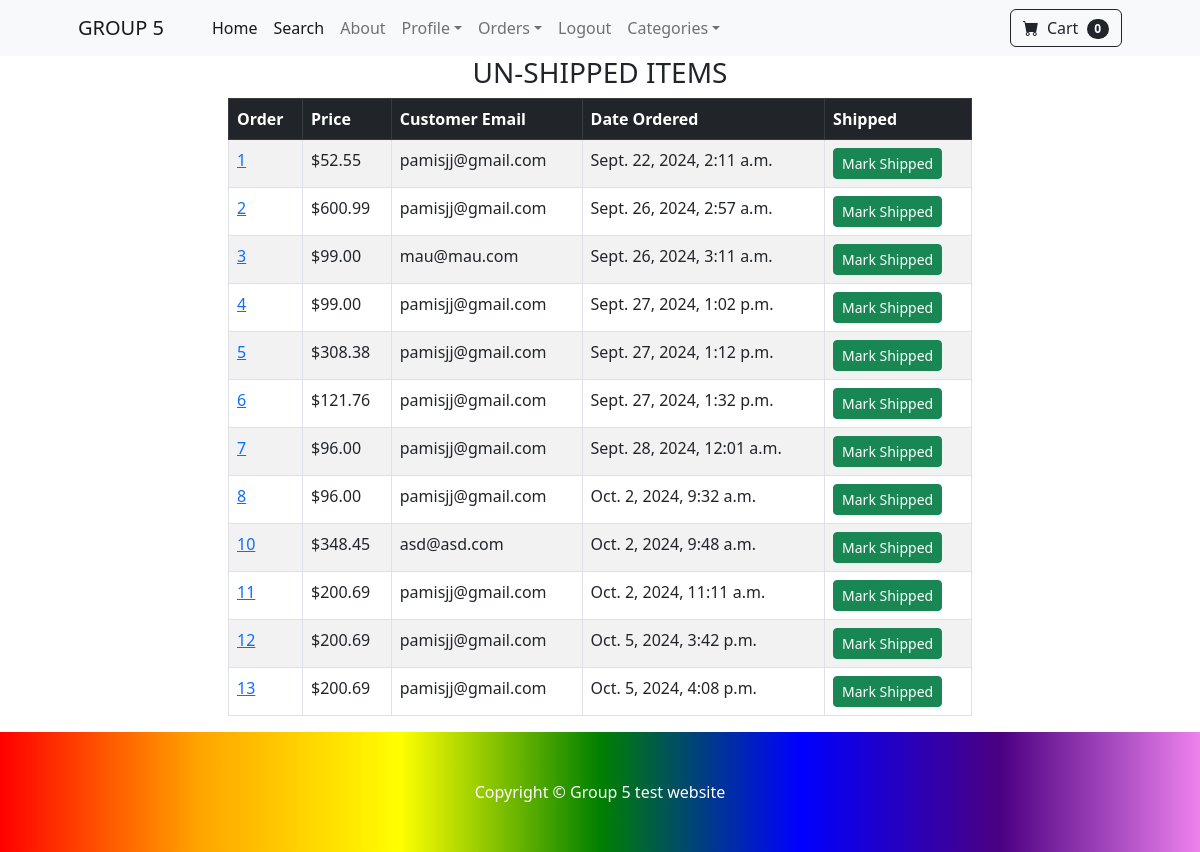
Page /payment/not_shipped_dash (signed in) on the committed database.
### payment/models.py (models this page shows, shortened)
class Order(models.Model):
    user = models.ForeignKey(User, on_delete=models.CASCADE, null=True, blank=True) #Cascade para kapag dinilete ung account delete den ung mga oRders
    full_name = models.CharField(max_length=250)
    email = models.EmailField(max_length=250)
    shipping_address = models.TextField(max_length=15000)
    amount_paid = models.DecimalField(max_digits=10, decimal_places=2)
    date_ordered = models.DateTimeField(auto_now_add=True)
    shipped = models.BooleanField(default=False)
    date_shipped = models.DateTimeField(blank=True, null=True)

### payment/views.py (the view, shortened to what this page needs)
# urls.py: path('not_shipped_dash', views.not_shipped_dash, name='not_shipped_dash'),
def not_shipped_dash(request):
    if request.user.is_authenticated and request.user.is_superuser:
        orders = Order.objects.filter(shipped=False)
        return render(request, "payment/not_shipped_dash.html", {"orders":orders})
    else:
        messages.success(request, "Access Denied!")
        return redirect('home')

### cart/cart.py (called while the page is built)
    def __len__(self):
        return len(self.cart)

### cart/context_processors.py (called while the page is built)
def cart(request):
    return {'cart': Cart(request)}

### payment/templates/payment/not_shipped_dash.html (shortened to what this page needs)
{% extends 'base.html' %}
{% block content %}
<div class = "container">
    <div class = "row">
        <center>
            <div class = "col-8">
                <h3> UN-SHIPPED ITEMS</h3>
                <table class="table table-striped table-hover table-bordered">
                    <thead class="table-dark">
                        <tr>
                            <th scope="col">Order</th>
                            <th scope="col">Price</th>
                            <th scope="col">Customer Email</th>
                            <th scope="col">Date Ordered</th>
                            <th scope="col">Shipped</th>
                        </tr>
                    </thead>
                    <tbody>
                        {% for item in orders %}
                        <tr>
                            <td><a href = "{% url 'orders' item.id %}"> {{ item.id}} </a></td>
                            <td>${{ item.amount_paid}}</td>
                            <td>{{ item.email}}</td>
                            <td>{{ item.date_ordered}}</td>
                            <td>
                                <form method="POST">
                                    <button type="Submit" class="btn btn-success btn-sm">Mark Shipped</button>
                                </form>
                            </td>
                        </tr>
                        {% endfor %}
                    </tbody>
                    </table>
            </div>
        </center>
    </div>
</div>
{% endblock %}

### rows in the picture
Order: id "1", amount_paid "52.55", email "pamisjj@gmail.com", date_ordered "Sept. 22, 2024, 2:11 a.m."
Order: id "2", amount_paid "600.99", email "pamisjj@gmail.com", date_ordered "Sept. 26, 2024, 2:57 a.m."
Order: id "3", amount_paid "99.00", email "mau@mau.com", date_ordered "Sept. 26, 2024, 3:11 a.m."
Order: id "4", amount_paid "99.00", email "pamisjj@gmail.com", date_ordered "Sept. 27, 2024, 1:02 p.m."
Order: id "5", amount_paid "308.38", email "pamisjj@gmail.com", date_ordered "Sept. 27, 2024, 1:12 p.m."
Order: id "6", amount_paid "121.76", email "pamisjj@gmail.com", date_ordered "Sept. 27, 2024, 1:32 p.m."
Order: id "7", amount_paid "96.00", email "pamisjj@gmail.com", date_ordered "Sept. 28, 2024, 12:01 a.m."
Order: id "8", amount_paid "96.00", email "pamisjj@gmail.com", date_ordered "Oct. 2, 2024, 9:32 a.m."
Order: id "10", amount_paid "348.45", email "asd@asd.com", date_ordered "Oct. 2, 2024, 9:48 a.m."
Order: id "11", amount_paid "200.69", email "pamisjj@gmail.com", date_ordered "Oct. 2, 2024, 11:11 a.m."
Order: id "12", amount_paid "200.69", email "pamisjj@gmail.com", date_ordered "Oct. 5, 2024, 3:42 p.m."
Order: id "13", amount_paid "200.69", email "pamisjj@gmail.com", date_ordered "Oct. 5, 2024, 4:08 p.m."

### other values in the picture
{{ cart|length }} "0"
